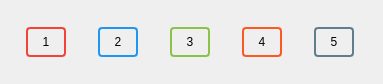
<?xml version="1.0" encoding="UTF-8"?>
<ui version="4.0">
 <class>DbClickButtons</class>
 <widget class="QWidget" name="DbClickButtons">
  <property name="geometry">
   <rect>
    <x>0</x>
    <y>0</y>
    <width>383</width>
    <height>84</height>
   </rect>
  </property>
  <property name="windowTitle">
   <string>Form</string>
  </property>
  <property name="styleSheet">
   <string notr="true">QPushButton {
  /* We want size: 40x30 and we know border is 2 px width */
  width: 36px;
  height: 26px;
  border-radius: 4px;
  background-color: none;
}

QPushButton[is_selected=true] {
	border: 4px solid white;
}</string>
  </property>
  <layout class="QGridLayout" name="gridLayout">
   <property name="leftMargin">
    <number>0</number>
   </property>
   <property name="topMargin">
    <number>0</number>
   </property>
   <property name="rightMargin">
    <number>0</number>
   </property>
   <property name="bottomMargin">
    <number>0</number>
   </property>
   <item row="0" column="0">
    <widget class="QPushButton" name="btn_1">
     <property name="sizePolicy">
      <sizepolicy hsizetype="Fixed" vsizetype="Fixed">
       <horstretch>0</horstretch>
       <verstretch>0</verstretch>
      </sizepolicy>
     </property>
     <property name="styleSheet">
      <string notr="true">QPushButton {
  border: 2px solid #F44336;
}

QPushButton[is_checked=true] {
  background-color: #F44336;
}</string>
     </property>
     <property name="text">
      <string>1</string>
     </property>
     <property name="is_checked" stdset="0">
      <bool>false</bool>
     </property>
     <property name="is_selected" stdset="0">
      <bool>false</bool>
     </property>
    </widget>
   </item>
   <item row="0" column="1">
    <widget class="QPushButton" name="btn_2">
     <property name="sizePolicy">
      <sizepolicy hsizetype="Fixed" vsizetype="Fixed">
       <horstretch>0</horstretch>
       <verstretch>0</verstretch>
      </sizepolicy>
     </property>
     <property name="styleSheet">
      <string notr="true">QPushButton {
  border: 2px solid #2096F3;
}

QPushButton[is_checked=true] {
  background-color: #2096F3;
}</string>
     </property>
     <property name="text">
      <string>2</string>
     </property>
     <property name="is_checked" stdset="0">
      <bool>false</bool>
     </property>
     <property name="is_selected" stdset="0">
      <bool>false</bool>
     </property>
    </widget>
   </item>
   <item row="0" column="2">
    <widget class="QPushButton" name="btn_3">
     <property name="sizePolicy">
      <sizepolicy hsizetype="Fixed" vsizetype="Fixed">
       <horstretch>0</horstretch>
       <verstretch>0</verstretch>
      </sizepolicy>
     </property>
     <property name="styleSheet">
      <string notr="true">QPushButton {
  border: 2px solid #8BC34A;
}

QPushButton[is_checked=true] {
  background-color: #8BC34A;
}</string>
     </property>
     <property name="text">
      <string>3</string>
     </property>
     <property name="is_checked" stdset="0">
      <bool>false</bool>
     </property>
     <property name="is_selected" stdset="0">
      <bool>false</bool>
     </property>
    </widget>
   </item>
   <item row="0" column="3">
    <widget class="QPushButton" name="btn_4">
     <property name="sizePolicy">
      <sizepolicy hsizetype="Fixed" vsizetype="Fixed">
       <horstretch>0</horstretch>
       <verstretch>0</verstretch>
      </sizepolicy>
     </property>
     <property name="styleSheet">
      <string notr="true">QPushButton {
  border: 2px solid #FF5721;
}

QPushButton[is_checked=true] {
  background-color: #FF5721;
}</string>
     </property>
     <property name="text">
      <string>4</string>
     </property>
     <property name="is_checked" stdset="0">
      <bool>false</bool>
     </property>
     <property name="is_selected" stdset="0">
      <bool>false</bool>
     </property>
    </widget>
   </item>
   <item row="0" column="4">
    <widget class="QPushButton" name="btn_5">
     <property name="sizePolicy">
      <sizepolicy hsizetype="Fixed" vsizetype="Fixed">
       <horstretch>0</horstretch>
       <verstretch>0</verstretch>
      </sizepolicy>
     </property>
     <property name="styleSheet">
      <string notr="true">QPushButton {
  border: 2px solid #607D8B;
}

QPushButton[is_checked=true] {
  background-color: #607D8B;
}
</string>
     </property>
     <property name="text">
      <string>5</string>
     </property>
     <property name="is_checked" stdset="0">
      <bool>false</bool>
     </property>
     <property name="is_selected" stdset="0">
      <bool>false</bool>
     </property>
    </widget>
   </item>
  </layout>
 </widget>
 <resources/>
 <connections/>
</ui>
